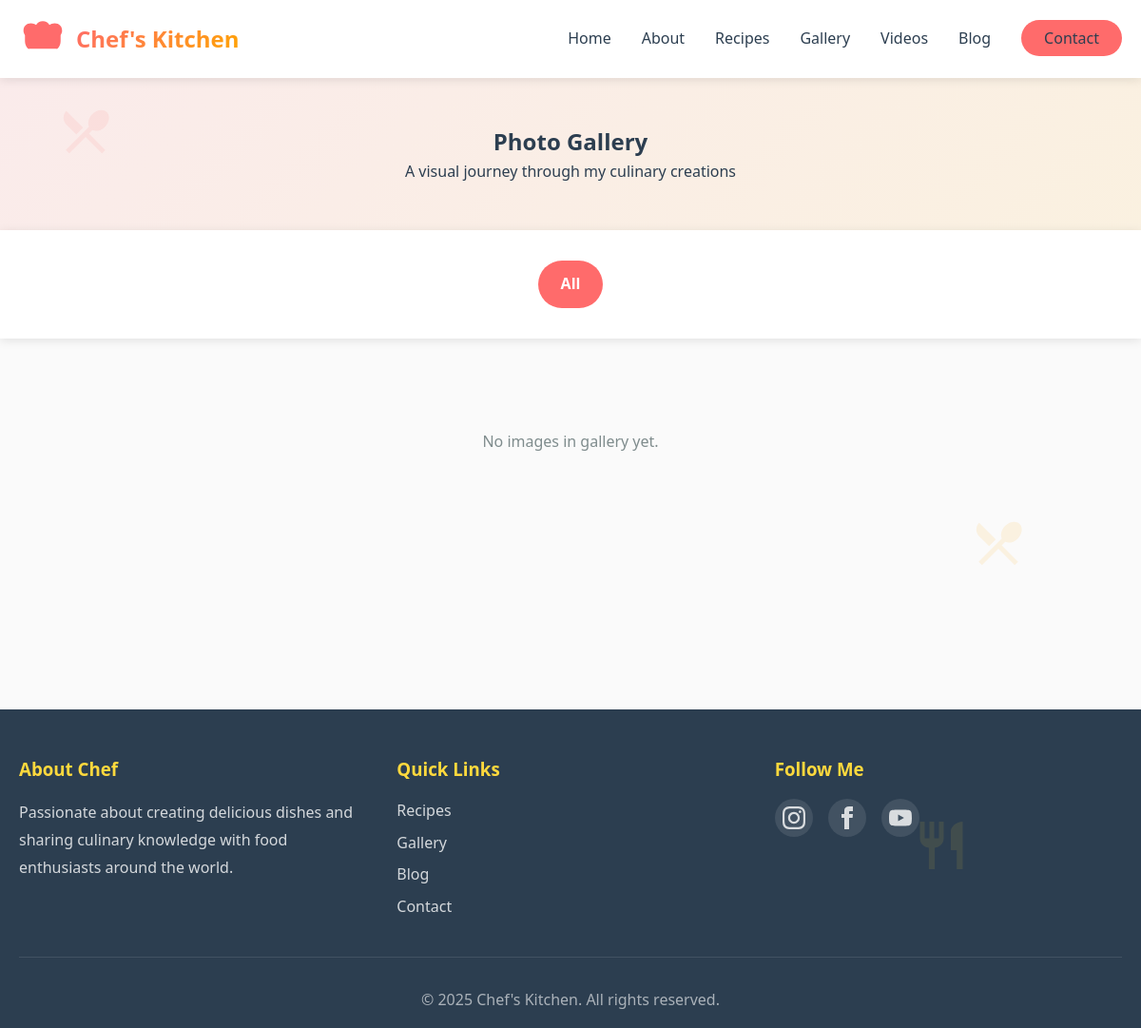
The app's page /gallery/, older data.
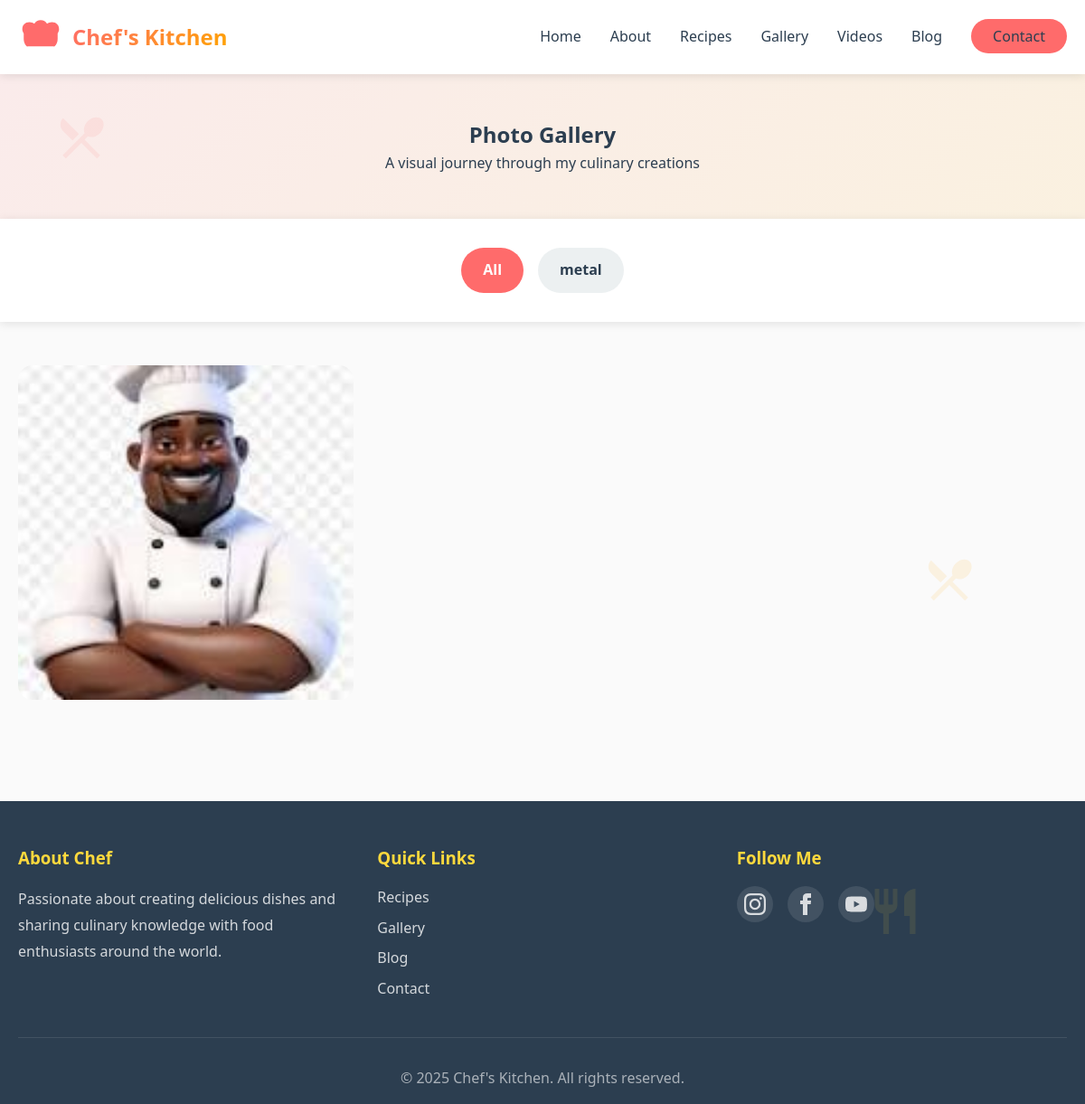
The same page, newer data.
### gallery/models.py (models this page shows, shortened)
class GalleryImage(models.Model):
    title = models.CharField(max_length=200)
    image = models.ImageField(upload_to='gallery/')
    description = models.TextField(blank=True)
    category = models.CharField(max_length=100, blank=True)
    is_featured = models.BooleanField(default=False)
    created_at = models.DateTimeField(auto_now_add=True)
    class Meta:
        ordering = ['-created_at']
        verbose_name_plural = "Gallery Images"

### gallery/views.py (the view)
# urls.py: path('', views.gallery_view, name='gallery'),
def gallery_view(request):
    images = GalleryImage.objects.all()
    categories = GalleryImage.objects.values_list('category', flat=True).distinct()
    category = request.GET.get('category', '')
    if category:
        images = images.filter(category=category)
    context = {
        'images': images,
        'categories': categories,
        'selected_category': category,
    }
    return render(request, 'gallery/gallery.html', context)

### templates/gallery/gallery.html (shortened to what this page needs)
{% extends 'base.html' %}
{% block content %}
<section class="gallery-header">
    <div class="container">
        <h1 class="page-title">Photo Gallery</h1>
        <p class="page-subtitle">A visual journey through my culinary creations</p>
    </div>
</section>
<section class="gallery-filter">
    <div class="container">
        <div class="filter-buttons">
            <a href="{% url 'gallery:gallery' %}" class="filter-btn {% if not selected_category %}active{% endif %}">All</a>
            {% for category in categories %}
            <a href="?category={{ category }}" class="filter-btn {% if selected_category == category %}active{% endif %}">{{ category }}</a>
            {% endfor %}
        </div>
    </div>
</section>
<section class="gallery-section">
    <div class="container">
        <div class="gallery-grid">
            {% for image in images %}
            <div class="gallery-item">
                <img src="{{ image.image.url }}" alt="{{ image.title }}" class="gallery-image">
            </div>
            {% empty %}
            <div class="empty-state">
                <p>No images in gallery yet.</p>
            </div>
            {% endfor %}
        </div>
    </div>
</section>
{% endblock %}

### templates/base.html (shortened to what this page needs)
<!DOCTYPE html>
<html lang="en">
<head>
    <link rel="stylesheet" href="/static/css/style.css">
</head>
<body>
    <div class="cooking-animation">
        <div class="utensil knife"></div>
        <div class="utensil spoon"></div>
    </div>
    <nav class="navbar">
        <div class="container">
            <div class="nav-brand">
                <svg class="chef-hat-icon" viewBox="0 0 64 64" width="50" height="50">
                    <path d="M32 8c-4 0-7 2-9 5-2-1-4-2-7-2-6 0-10 4-10 10 0 2 1 4 2 6v8c0 8 6 14 14 14h20c8 0 14-6 14-14v-8c1-2 2-4 2-6 0-6-4-10-10-10-3 0-5 1-7 2-2-3-5-5-9-5z" fill="#FF6B6B"/>
                    <rect x="12" y="45" width="40" height="8" rx="2" fill="#FFF"/>
                </svg>
                <span class="brand-name">Chef's Kitchen</span>
            </div>
            <ul class="nav-links">
                <li><a href="{% url 'portfolio:home' %}">Home</a></li>
                <li><a href="{% url 'portfolio:about' %}">About</a></li>
                <li><a href="{% url 'recipes:recipe_list' %}">Recipes</a></li>
                <li><a href="{% url 'gallery:gallery' %}">Gallery</a></li>
                <li><a href="{% url 'gallery:videos' %}">Videos</a></li>
                <li><a href="{% url 'blog:blog_list' %}">Blog</a></li>
                <li><a href="{% url 'portfolio:contact' %}" class="btn-contact">Contact</a></li>
            </ul>
        </div>
    </nav>
    <main class="main-content">
        {% block content %}{% endblock %}
    </main>
    <footer class="footer">
        <div class="container">
            <div class="footer-content">
                <div class="footer-section">
                    <h3>About Chef</h3>
                    <p>Passionate about creating delicious dishes and sharing culinary knowledge with food enthusiasts around the world.</p>
                </div>
                <div class="footer-section">
                    <h3>Quick Links</h3>
                    <ul>
                        <li><a href="{% url 'recipes:recipe_list' %}">Recipes</a></li>
                        <li><a href="{% url 'gallery:gallery' %}">Gallery</a></li>
                        <li><a href="{% url 'blog:blog_list' %}">Blog</a></li>
                        <li><a href="{% url 'portfolio:contact' %}">Contact</a></li>
                    </ul>
                </div>
                <div class="footer-section">
                    <h3>Follow Me</h3>
                    <div class="social-links">
                        <a href="#" class="social-icon">
                        </a>
                        <a href="#" class="social-icon">
                            <svg viewBox="0 0 24 24" width="24" height="24">
                                <path d="M9 8h-3v4h3v12h5v-12h3.642l.358-4h-4v-1.667c0-.955.192-1.333 1.115-1.333h2.885v-5h-3.808c-3.596 0-5.192 1.583-5.192 4.615v3.385z" fill="currentColor"/>
                            </svg>
                        </a>
                        <a href="#" class="social-icon">
                        </a>
                    </div>
                </div>
            </div>
            <div class="footer-bottom">
                <p>&copy; 2025 Chef's Kitchen. All rights reserved.</p>
            </div>
        </div>
    </footer>
</body>
</html>

### static/css/style.css (style rules this page uses)
* { margin: 0; padding: 0; box-sizing: border-box; }
:root { --primary-color: #FF6B6B; --secondary-color: #FFA500; --accent-color: #FFD93D; --dark-color: #2C3E50; --light-color: #ECF0F1; --text-dark: #2C3E50; --text-light: #7F8C8D; --white: #FFFFFF; --success: #2ECC71; --shadow: rgba(0, 0, 0, 0.1); --shadow-lg: rgba(0, 0, 0, 0.2); }
body { font-family: 'Segoe UI', Tahoma, Geneva, Verdana, sans-serif; line-height: 1.6; color: var(--text-dark); background: #FAFAFA; overflow-x: hidden; }
.container { max-width: 1200px; margin: 0 auto; padding: 0 20px; }
.cooking-animation { position: fixed; top: 0; left: 0; width: 100%; height: 100%; pointer-events: none; z-index: 0; overflow: hidden; }
.utensil { position: absolute; width: 60px; height: 60px; opacity: 0.1; animation: float-utensil 20s infinite ease-in-out; }
.knife { top: 10%; left: 5%; background-size: contain; animation-delay: 0s; }
.spoon { top: 50%; right: 10%; background-size: contain; animation-delay: 5s; }
.navbar { background: var(--white); box-shadow: 0 2px 10px var(--shadow); position: sticky; top: 0; z-index: 100; animation: slideDown 0.5s ease; }
.navbar .container { display: flex; justify-content: space-between; align-items: center; padding: 1rem 20px; }
.nav-brand { display: flex; align-items: center; gap: 10px; font-size: 1.5rem; font-weight: bold; color: var(--primary-color); }
.chef-hat-icon { animation: bounce-hat 2s infinite; }
.brand-name { background: linear-gradient(135deg, var(--primary-color), var(--secondary-color)); -webkit-background-clip: text; -webkit-text-fill-color: transparent; background-clip: text; }
.nav-links { display: flex; list-style: none; gap: 2rem; align-items: center; }
.nav-links a { text-decoration: none; color: var(--text-dark); font-weight: 500; transition: all 0.3s ease; position: relative; }
.nav-links a::after { content: ''; position: absolute; bottom: -5px; left: 0; width: 0; height: 2px; background: var(--primary-color); transition: width 0.3s ease; }
.btn-contact { padding: 0.5rem 1.5rem; background: var(--primary-color); color: var(--white); border-radius: 25px; transition: all 0.3s ease; }
.main-content { position: relative; z-index: 1; min-height: calc(100vh - 200px); }
.footer { background: var(--dark-color); color: var(--white); padding: 3rem 0 1rem; margin-top: 4rem; }
.footer-content { display: grid; grid-template-columns: repeat(auto-fit, minmax(250px, 1fr)); gap: 2rem; margin-bottom: 2rem; }
.footer-section h3 { margin-bottom: 1rem; color: var(--accent-color); }
.footer-section p { color: rgba(255, 255, 255, 0.8); line-height: 1.8; }
.footer-section ul { list-style: none; }
.footer-section ul li { margin-bottom: 0.5rem; }
.footer-section a { color: rgba(255, 255, 255, 0.8); text-decoration: none; transition: color 0.3s ease; }
.social-links { display: flex; gap: 1rem; }
.social-icon { width: 40px; height: 40px; background: rgba(255, 255, 255, 0.1); border-radius: 50%; display: flex; align-items: center; justify-content: center; color: var(--white); transition: all 0.3s ease; }
.footer-bottom { text-align: center; padding-top: 2rem; border-top: 1px solid rgba(255, 255, 255, 0.1); color: rgba(255, 255, 255, 0.6); }

### templates/gallery/gallery.html (style rules this page uses)
.gallery-header { padding: 3rem 0; background: linear-gradient(135deg, rgba(255, 107, 107, 0.1), rgba(255, 165, 0, 0.1)); text-align: center; }
.gallery-filter { padding: 2rem 0; background: var(--white); box-shadow: 0 2px 10px var(--shadow); }
.filter-buttons { display: flex; justify-content: center; flex-wrap: wrap; gap: 1rem; }
.filter-btn { padding: 0.75rem 1.5rem; background: var(--light-color); color: var(--text-dark); text-decoration: none; border-radius: 25px; font-weight: 600; transition: all 0.3s ease; }
.filter-btn:hover, .filter-btn.active { background: var(--primary-color); color: var(--white); }
.gallery-section { padding: 3rem 0; }
.gallery-grid { display: grid; grid-template-columns: repeat(auto-fill, minmax(300px, 1fr)); gap: 1.5rem; }
.gallery-item { position: relative; overflow: hidden; border-radius: 16px; cursor: pointer; aspect-ratio: 1; }
.gallery-image { width: 100%; height: 100%; object-fit: cover; transition: transform 0.5s ease; }

Row changes from the older to the newer data that the page shows:
added GalleryImage: image (picture)
Text that changed along with them:
new list line: "metal"
text no longer shown: "No images in gallery yet."
